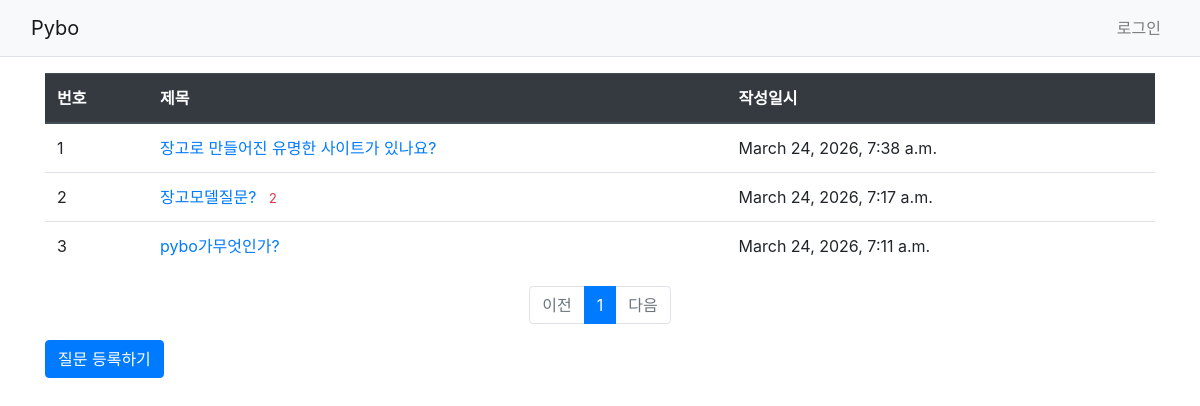
The page /pybo/ on the database as committed earlier.
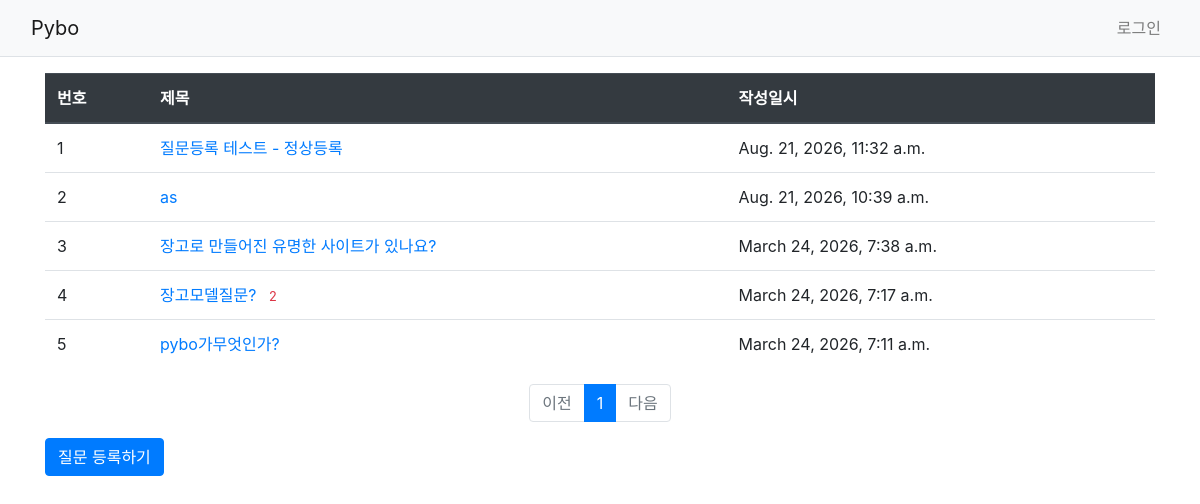
The same page on the database as committed later.
### pybo/models.py (models this page shows, shortened)
class Question(models.Model):
    subject = models.CharField(max_length=200)
    content = models.TextField()
    create_date = models.DateTimeField()

### pybo/views.py (the view)
# urls.py: path('', views.index, name='index'),
def index(request):
    page = request.GET.get('page', '1')
    question_list = Question.objects.order_by('-create_date')
    paginator = Paginator(question_list, 10)
    page_obj = paginator.get_page(page)
    context = {
        'question_list': page_obj
    }
    return render(
        request,
        'pybo/question_list.html',
        context
    )

### templates/pybo/question_list.html
{% extends 'base.html' %}
{% block content %}
<div class="container my-3">
    <table class="table">
        <thead>
            <tr class="thead-dark">
                <th>번호</th>
                <th>제목</th>
                <th>작성일시</th>
            </tr>
        </thead>
<tbody>
        {% if question_list %}
{% for question in question_list %}
            <tr>
                <td>{{ forloop.counter }}</td>
<td>
                    <a href="{% url 'pybo:detail' question.id %}">
                        {{ question.subject }}
                    </a>
                    {% if question.answer_set.count > 0 %}
                    <span class="text-danger small mx-2">
                        {{ question.answer_set.count }}
                    </span>
                    {% endif %}
                </td>
<td>{{ question.create_date }}</td>
            </tr>
            {% endfor %}
{% else %}
            <tr>
                <td colspan="3">
                    질문이 없습니다.
                </td>
            </tr>
        {% endif %}
        </tbody>
    </table>
    <ul class="pagination justify-content-center">
        {% if question_list.has_previous %}
        <li class="page-item">
            <a class="page-link"
               href="?page={{ question_list.previous_page_number }}">
                이전
            </a>
        </li>
        {% else %}
        <li class="page-item disabled">
            <a class="page-link" href="#">
                이전
            </a>
        </li>
        {% endif %}
        {% for page_number in question_list.paginator.page_range %}
        <li class="page-item
                   {% if page_number == question_list.number %}active{% endif %}">
<a class="page-link"
               href="?page={{ page_number }}">
                {{ page_number }}
            </a>
        </li>
        {% endfor %}
        {% if question_list.has_next %}
        <li class="page-item">
            <a class="page-link"
               href="?page={{ question_list.next_page_number }}">
                다음
            </a>
        </li>
        {% else %}
        <li class="page-item disabled">
            <a class="page-link" href="#">
                다음
            </a>
        </li>
        {% endif %}
</ul>
<a href="{% url 'pybo:question_create' %}"
       class="btn btn-primary">
        질문 등록하기
    </a>
</div>
{% endblock %}

### templates/base.html (shortened to what this page needs)
{% load static %}
<!doctype html>
<html lang="ko">
<head>
    <link rel="stylesheet"
          type="text/css"
          href="{% static 'bootstrap.min.css' %}">
</head>
<body>
{% include "navbar.html" %}
{% block content %}
{% endblock %}
</body>
</html>

### templates/navbar.html (shortened to what this page needs)
<nav class="navbar navbar-expand-lg navbar-light bg-light border-bottom">
    <div class="container-fluid">
        <a class="navbar-brand"
           href="{% url 'pybo:index' %}">
            Pybo
        </a>
        <div class="collapse navbar-collapse"
             id="navbarSupportedContent">
            <ul class="navbar-nav ml-auto">
                <li class="nav-item">
                    {% if user.is_authenticated %}
                    <form method="post"
                          action="{% url 'common:logout' %}"
                          class="form-inline">
                        {% csrf_token %}
                        <button type="submit"
                                class="btn btn-link nav-link">
                            {{ user.username }} (로그아웃)
                        </button>
                    </form>
                    {% else %}
                    <a class="nav-link"
                       href="{% url 'common:login' %}">
                        로그인
                    </a>
                    {% endif %}
                </li>
            </ul>
        </div>
    </div>
</nav>

Rows that differ between the two databases and show on the page:
added Question: subject "질문등록 테스트 - 정상등록", create_date "Aug. 21, 2026, 11:32 a.m."
added Question: subject "as", create_date "Aug. 21, 2026, 10:39 a.m."
